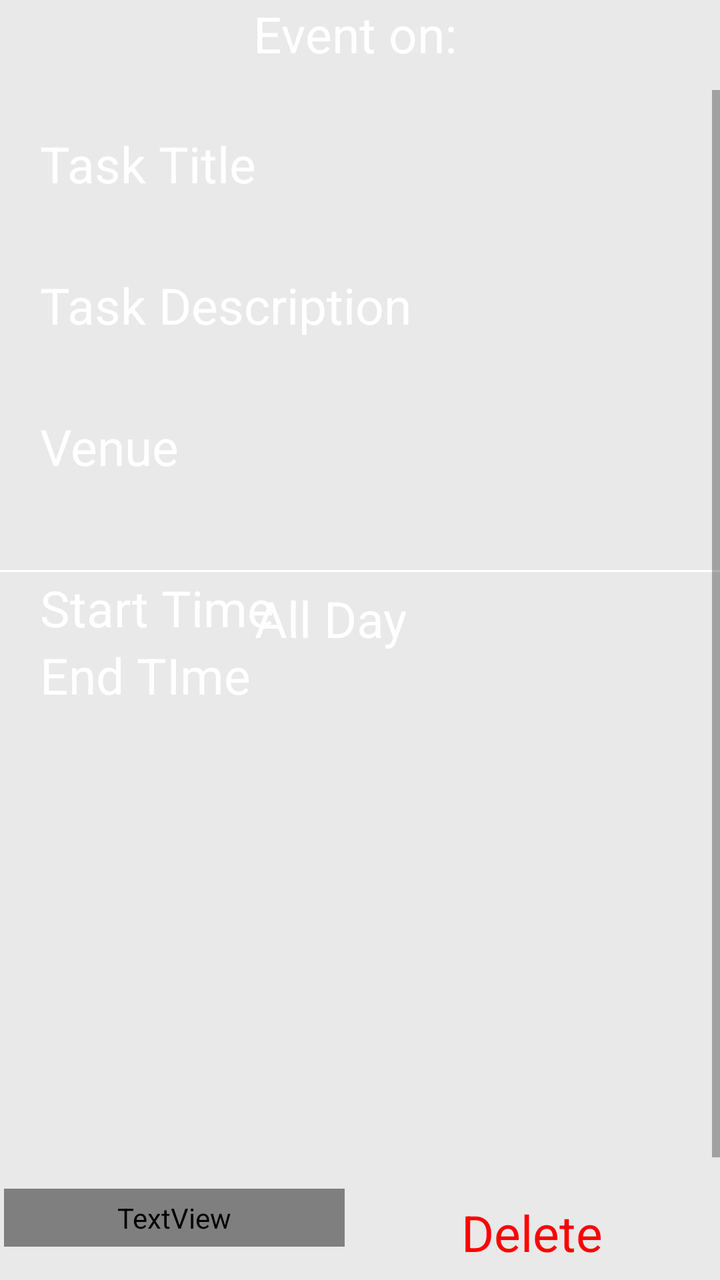
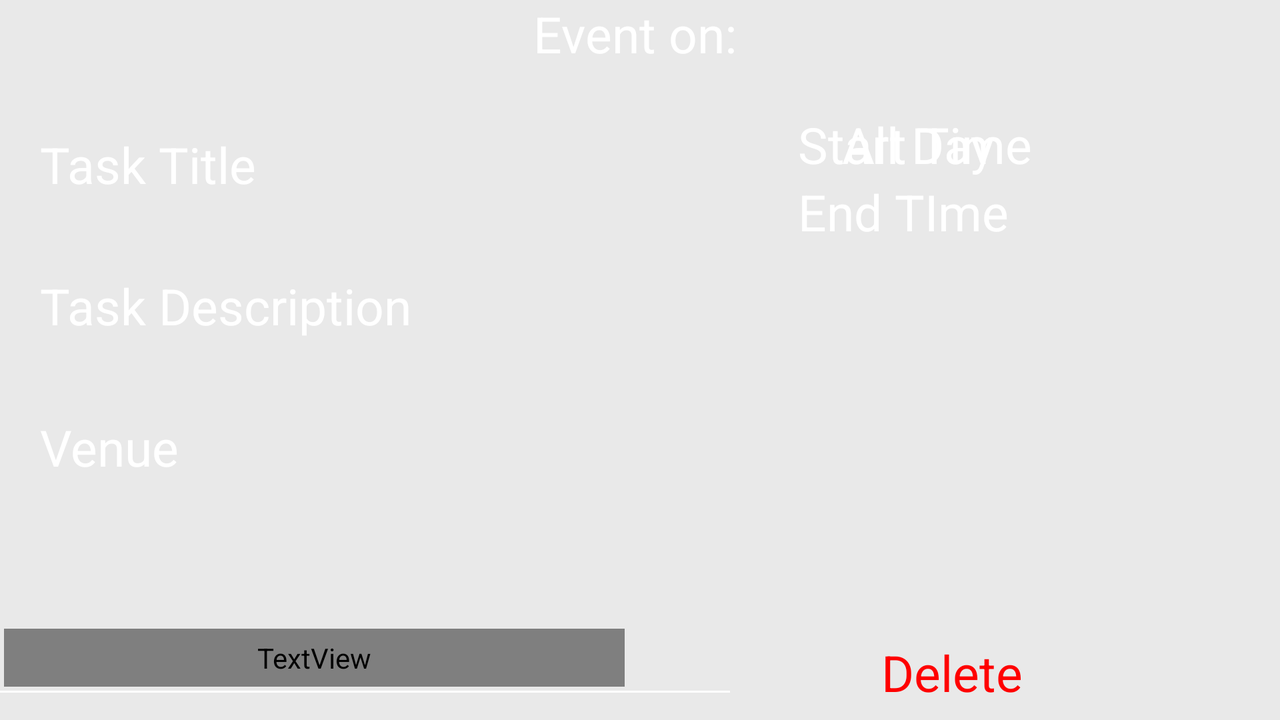

First picture: res/layout/ on a phone held upright. Second picture: the repository's own variant of that layout, on a device whose configuration matches the variant's folder. Source for both follows.
<!-- AndroidManifest.xml: application theme Theme.Assignment1 -->
<!-- res/layout/activity_task_detail.xml -->
<?xml version="1.0" encoding="utf-8"?>
<androidx.constraintlayout.widget.ConstraintLayout xmlns:android="http://schemas.android.com/apk/res/android"
    xmlns:app="http://schemas.android.com/apk/res-auto"
    xmlns:tools="http://schemas.android.com/tools"
    android:layout_width="match_parent"
    android:layout_height="match_parent"
    tools:context=".view.activity.TaskDetailActivity"
    android:background="@color/backGround">
    <LinearLayout
        android:id="@+id/linearLayout3"
        android:layout_width="match_parent"
        android:layout_height="45dp"
        android:background="@color/gray"
        android:gravity="center"
        android:orientation="horizontal"
        app:layout_constraintEnd_toEndOf="parent"
        app:layout_constraintStart_toStartOf="parent"
        app:layout_constraintTop_toTopOf="parent">

        <TextView
            android:layout_width="wrap_content"
            android:layout_height="45dp"
            android:paddingEnd="5dp"
            android:text="@string/Event_on"
            android:textAlignment="center"
            android:textColor="@color/white"
            android:textSize="25sp" />

        <TextView
            android:id="@+id/detail_task_date"
            android:layout_width="wrap_content"
            android:layout_height="match_parent"
            android:textAlignment="center"
            android:textColor="@color/white"
            android:textSize="25sp"
            android:textStyle="bold" />
    </LinearLayout>

    <ScrollView
        android:layout_width="match_parent"
        android:layout_height="0dp"
        app:layout_constraintBottom_toTopOf="@+id/gridLayout2"
        app:layout_constraintTop_toBottomOf="@+id/linearLayout3">

        <androidx.constraintlayout.widget.ConstraintLayout
            android:layout_width="match_parent"
            android:layout_height="match_parent">


            <LinearLayout
                android:id="@+id/linearLayout4"
                android:layout_width="match_parent"
                android:layout_height="wrap_content"
                android:background="@drawable/layout_calendar_week"
                android:orientation="vertical"
                android:padding="20dp"
                app:layout_constraintBottom_toBottomOf="parent"
                app:layout_constraintEnd_toEndOf="parent"
                app:layout_constraintStart_toStartOf="parent"
                app:layout_constraintTop_toTopOf="parent"
                app:layout_constraintVertical_bias="0.0">

                <TextView
                    android:layout_width="wrap_content"
                    android:layout_height="wrap_content"
                    android:text="@string/task_title"
                    android:textColor="@color/white"
                    android:textSize="25sp" />

                <TextView
                    android:id="@+id/detail_title"
                    android:layout_width="wrap_content"
                    android:layout_height="wrap_content"
                    android:textColor="@color/white"
                    android:textSize="20sp" />

                <TextView
                    android:layout_width="wrap_content"
                    android:layout_height="wrap_content"
                    android:layout_marginTop="10dp"
                    android:text="@string/Task_description"
                    android:textColor="@color/white"
                    android:textSize="25sp" />

                <TextView
                    android:id="@+id/detail_description"
                    android:layout_width="wrap_content"
                    android:layout_height="wrap_content"
                    android:textColor="@color/white"
                    android:textSize="20sp" />

                <TextView
                    android:layout_width="wrap_content"
                    android:layout_height="wrap_content"
                    android:layout_marginTop="10dp"
                    android:text="@string/venue"
                    android:textColor="@color/white"
                    android:textSize="25sp" />

                <TextView
                    android:id="@+id/detail_venue"
                    android:layout_width="wrap_content"
                    android:layout_height="wrap_content"
                    android:onClick="onClickVenue"
                    android:textColor="@color/white"
                    android:textSize="20sp" />
            </LinearLayout>

            <TextView
                android:id="@+id/detail_is_all_day"
                android:layout_width="104dp"
                android:layout_height="47dp"
                android:layout_gravity="fill_horizontal"
                android:text="@string/all_day"
                android:textColor="@color/white"
                android:textSize="25sp"
                app:layout_constraintBottom_toBottomOf="parent"
                app:layout_constraintEnd_toEndOf="parent"
                app:layout_constraintHorizontal_bias="0.498"
                app:layout_constraintStart_toStartOf="parent"
                app:layout_constraintTop_toBottomOf="@+id/linearLayout4"
                app:layout_constraintVertical_bias="0.02" />

            <GridLayout
                android:id="@+id/detail_show_task_time"
                android:layout_width="match_parent"
                android:layout_height="wrap_content"
                android:layout_marginBottom="252dp"
                android:columnCount="2"
                android:paddingLeft="20dp"
                android:paddingRight="20dp"
                android:rowCount="3"
                app:layout_constraintBottom_toBottomOf="parent"
                app:layout_constraintEnd_toEndOf="parent"
                app:layout_constraintHorizontal_bias="0.0"
                app:layout_constraintStart_toStartOf="parent"
                app:layout_constraintTop_toBottomOf="@+id/linearLayout4"
                app:layout_constraintVertical_bias="0.0">


                <TextView
                    android:layout_gravity="fill_horizontal"
                    android:text="@string/start_time"
                    android:textColor="@color/white"
                    android:textSize="25sp" />

                <TextView
                    android:id="@+id/detail_show_start_time"
                    android:background="@color/transparent"
                    android:textColor="@color/white"
                    android:textSize="25sp" />

                <TextView
                    android:layout_gravity="fill_horizontal"
                    android:text="@string/end_time"
                    android:textColor="@color/white"
                    android:textSize="25sp" />

                <TextView
                    android:id="@+id/detail_show_end_time"
                    android:background="@color/transparent"
                    android:textColor="@color/white"
                    android:textSize="25sp" />

                <Space android:layout_gravity="fill_horizontal" />

            </GridLayout>

            <ImageView
                android:id="@+id/detail_show_task_img"
                android:layout_width="match_parent"
                android:layout_height="wrap_content"
                android:visibility="invisible"
                app:layout_constraintEnd_toEndOf="parent"
                app:layout_constraintStart_toStartOf="parent"
                app:layout_constraintTop_toBottomOf="@+id/detail_show_task_time" />

        </androidx.constraintlayout.widget.ConstraintLayout>
    </ScrollView>


    <GridLayout
        android:id="@+id/gridLayout2"
        android:layout_width="match_parent"
        android:layout_height="wrap_content"
        android:background="@color/gray"
        android:columnCount="2"
        android:gravity="center"
        android:orientation="horizontal"
        android:padding="1dp"
        app:layout_constraintBottom_toBottomOf="parent"
        app:layout_constraintEnd_toEndOf="parent"
        app:layout_constraintStart_toStartOf="parent">

        <TextView

            android:layout_height="match_parent"
            android:layout_columnWeight="1"
            android:layout_margin="1dp"
            android:background="@color/dark"
            android:onClick="onBackPressed"
            android:padding="5dp"
            android:text="@string/cancel"
            android:textAlignment="center"
            android:textColor="@color/liteBlue"
            android:textSize="25sp"
            tools:ignore="RtlCompat" />

        <TextView
            android:layout_height="match_parent"
            android:layout_columnWeight="1"
            android:layout_margin="1dp"
            android:background="@color/dark"
            android:onClick="onDelete"
            android:padding="5dp"
            android:text="@string/delete"
            android:textAlignment="center"
            android:textColor="@color/red"
            android:textSize="25sp"
            tools:ignore="RtlCompat" />
    </GridLayout>
</androidx.constraintlayout.widget.ConstraintLayout>
<!-- resources referenced by this layout -->
<resources>
  <color name="backGround">#E9E9E9</color>
  <color name="red">#ff0000</color>
  <color name="transparent">#00000000</color>
  <color name="white">#FFFFFFFF</color>
  <!-- drawable layout_calendar_week (drawable) -->
  <?xml version="1.0" encoding="utf-8"?>
  <layer-list xmlns:android="http://schemas.android.com/apk/res/android" >
      <item
          android:bottom="1dp"
          android:left="-2dp"
          android:right="-2dp"
          android:top="-2dp">
          <shape android:shape="rectangle" >
              <stroke
                  android:width="1dp"
                  android:color="@color/white" />
  
              <solid android:color="#00FFFFFF" />
  
              <padding
                  android:bottom="10dp" />
          </shape>
      </item>
  
  </layer-list>
  <string name="Event_on">Event on:</string>
  <string name="Task_description">Task Description</string>
  <string name="all_day">All Day</string>
  <string name="cancel">Cancel</string>
  <string name="delete">Delete</string>
  <string name="end_time">End TIme</string>
  <string name="start_time">Start Time</string>
  <string name="task_title">Task Title</string>
  <string name="venue">Venue</string>
  <style name="Theme.Assignment1" parent="Theme.MaterialComponents.DayNight.NoActionBar">
          
          <item name="colorPrimaryDark">@color/dark</item>
          <item name="colorPrimary">@color/liteBlue</item>
          <item name="colorPrimaryVariant">@color/liteBlue</item>
          <item name="colorOnPrimary">@color/backGround</item>
          
          <item name="colorSecondary">@color/teal_200</item>
          <item name="colorSecondaryVariant">@color/teal_700</item>
          <item name="colorOnSecondary">@color/backGround</item>
          
          <item name="android:statusBarColor" tools:targetApi="l">@color/dark</item>
          
      </style>
  <color name="teal_200">#FF03DAC5</color>
  <color name="teal_700">#FF018786</color>
</resources>
<!-- res/layout-land/activity_task_detail.xml (the author's variant of the layout above) -->
<!-- drawn on the phone turned sideways -->
<?xml version="1.0" encoding="utf-8"?>
<androidx.constraintlayout.widget.ConstraintLayout xmlns:android="http://schemas.android.com/apk/res/android"
    xmlns:app="http://schemas.android.com/apk/res-auto"
    xmlns:tools="http://schemas.android.com/tools"
    android:layout_width="match_parent"
    android:layout_height="match_parent"
    tools:context=".view.activity.TaskDetailActivity"
    android:background="@color/backGround">

    <LinearLayout
        android:id="@+id/linearLayout3"
        android:layout_width="match_parent"
        android:layout_height="45dp"
        android:background="@color/gray"
        android:gravity="center"
        android:orientation="horizontal"
        app:layout_constraintEnd_toEndOf="parent"
        app:layout_constraintStart_toStartOf="parent"
        app:layout_constraintTop_toTopOf="parent">

        <TextView
            android:layout_width="wrap_content"
            android:layout_height="45dp"
            android:paddingEnd="5dp"
            android:text="@string/Event_on"
            android:textAlignment="center"
            android:textColor="@color/white"
            android:textSize="25sp" />

        <TextView
            android:id="@+id/detail_task_date"
            android:layout_width="wrap_content"
            android:layout_height="match_parent"
            android:textAlignment="center"
            android:textColor="@color/white"
            android:textSize="25sp"
            android:textStyle="bold" />
    </LinearLayout>

    <LinearLayout
        android:id="@+id/linearLayout4"
        android:layout_width="365dp"
        android:layout_height="302dp"
        android:background="@drawable/layout_calendar_week"
        android:orientation="vertical"
        android:padding="20dp"
        app:layout_constraintBottom_toBottomOf="parent"
        app:layout_constraintEnd_toEndOf="parent"
        app:layout_constraintHorizontal_bias="0.0"
        app:layout_constraintStart_toStartOf="parent"
        app:layout_constraintTop_toBottomOf="@+id/linearLayout3"
        app:layout_constraintVertical_bias="0.015">

        <TextView
            android:layout_width="wrap_content"
            android:layout_height="wrap_content"
            android:text="@string/task_title"
            android:textColor="@color/white"
            android:textSize="25sp" />

        <TextView
            android:id="@+id/detail_title"
            android:layout_width="wrap_content"
            android:layout_height="wrap_content"
            android:textColor="@color/white"
            android:textSize="20sp" />

        <TextView
            android:layout_width="wrap_content"
            android:layout_height="wrap_content"
            android:layout_marginTop="10dp"
            android:text="@string/Task_description"
            android:textColor="@color/white"
            android:textSize="25sp" />

        <TextView
            android:id="@+id/detail_description"
            android:layout_width="wrap_content"
            android:layout_height="wrap_content"
            android:textColor="@color/white"
            android:textSize="20sp" />

        <TextView
            android:onClick="onClickVenue"
            android:layout_width="wrap_content"
            android:layout_height="wrap_content"
            android:layout_marginTop="10dp"
            android:text="@string/venue"
            android:textColor="@color/white"
            android:textSize="25sp" />

        <TextView
            android:onClick="onClickVenue"
            android:id="@+id/detail_venue"
            android:layout_width="wrap_content"
            android:layout_height="wrap_content"
            android:textColor="@color/white"
            android:textSize="20sp" />
    </LinearLayout>

    <TextView
        android:id="@+id/detail_is_all_day"
        android:layout_width="104dp"
        android:layout_height="47dp"
        android:layout_gravity="fill_horizontal"
        android:layout_marginStart="56dp"
        android:text="@string/all_day"
        android:textColor="@color/white"
        android:textSize="25sp"
        app:layout_constraintBottom_toTopOf="@+id/gridLayout2"
        app:layout_constraintEnd_toEndOf="parent"
        app:layout_constraintHorizontal_bias="0.0"
        app:layout_constraintStart_toEndOf="@+id/linearLayout4"
        app:layout_constraintTop_toBottomOf="@+id/linearLayout3"
        app:layout_constraintVertical_bias="0.047" />

    <GridLayout
        android:id="@+id/detail_show_task_time"
        android:layout_width="281dp"
        android:layout_height="75dp"
        android:layout_marginStart="14dp"
        android:columnCount="2"
        android:paddingLeft="20dp"
        android:paddingRight="20dp"
        android:rowCount="3"
        app:layout_constraintBottom_toTopOf="@+id/gridLayout2"
        app:layout_constraintEnd_toEndOf="parent"
        app:layout_constraintHorizontal_bias="0.0"
        app:layout_constraintStart_toEndOf="@+id/linearLayout4"
        app:layout_constraintTop_toBottomOf="@+id/linearLayout3"
        app:layout_constraintVertical_bias="0.053">


        <TextView
            android:layout_gravity="fill_horizontal"
            android:text="@string/start_time"
            android:textColor="@color/white"
            android:textSize="25sp" />

        <TextView
            android:id="@+id/detail_show_start_time"
            android:background="@color/transparent"
            android:textColor="@color/white"
            android:textSize="25sp" />

        <TextView
            android:layout_gravity="fill_horizontal"
            android:text="@string/end_time"
            android:textColor="@color/white"
            android:textSize="25sp" />

        <TextView
            android:id="@+id/detail_show_end_time"
            android:background="@color/transparent"
            android:textColor="@color/white"
            android:textSize="25sp" />

        <Space android:layout_gravity="fill_horizontal" />

    </GridLayout>

    <ImageView
        android:id="@+id/detail_show_task_img"
        android:layout_width="300dp"
        android:layout_height="0dp"
        android:visibility="invisible"
        app:layout_constraintBottom_toTopOf="@+id/gridLayout2"
        app:layout_constraintEnd_toEndOf="parent"
        app:layout_constraintStart_toEndOf="@+id/linearLayout4"
        app:layout_constraintTop_toBottomOf="@+id/detail_show_task_time" />
    <GridLayout
        android:id="@+id/gridLayout2"
        android:layout_width="match_parent"
        android:layout_height="wrap_content"
        android:background="@color/gray"
        android:columnCount="2"
        android:gravity="center"
        android:orientation="horizontal"
        android:padding="1dp"
        app:layout_constraintBottom_toBottomOf="parent"
        app:layout_constraintEnd_toEndOf="parent"
        app:layout_constraintStart_toStartOf="parent">

        <TextView

            android:layout_height="match_parent"
            android:layout_columnWeight="1"
            android:layout_margin="1dp"
            android:background="@color/dark"
            android:onClick="onBackPressed"
            android:padding="5dp"
            android:text="@string/cancel"
            android:textAlignment="center"
            android:textColor="@color/liteBlue"
            android:textSize="25sp"
            tools:ignore="RtlCompat" />

        <TextView
            android:layout_height="match_parent"
            android:layout_columnWeight="1"
            android:layout_margin="1dp"
            android:background="@color/dark"
            android:onClick="onDelete"
            android:padding="5dp"
            android:text="@string/delete"
            android:textAlignment="center"
            android:textColor="@color/red"
            android:textSize="25sp"
            tools:ignore="RtlCompat" />
    </GridLayout>
</androidx.constraintlayout.widget.ConstraintLayout>
